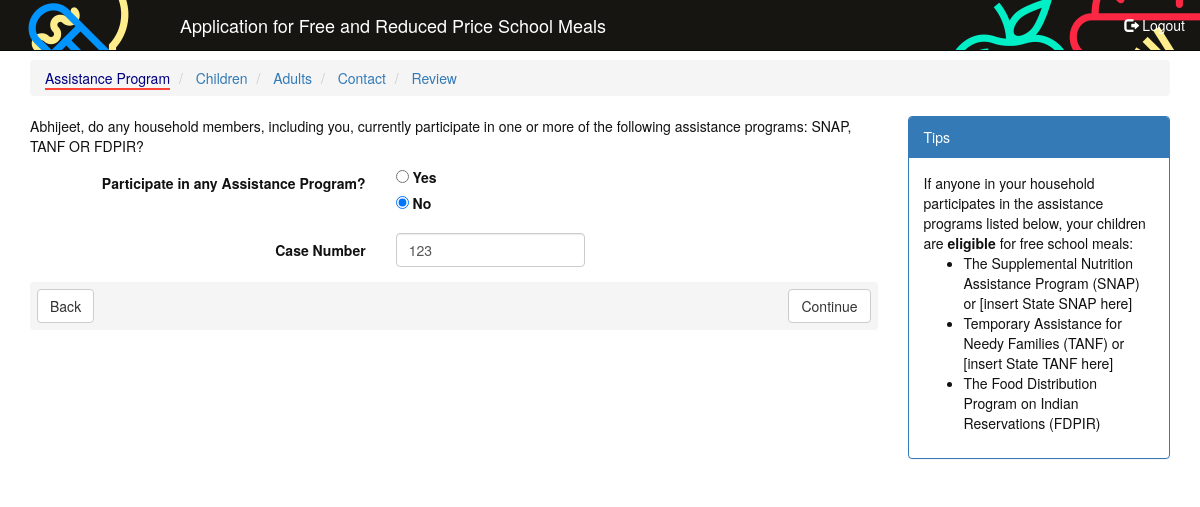
/eat/app/assistance_program/ (signed in), run on an earlier commit of the app's database.
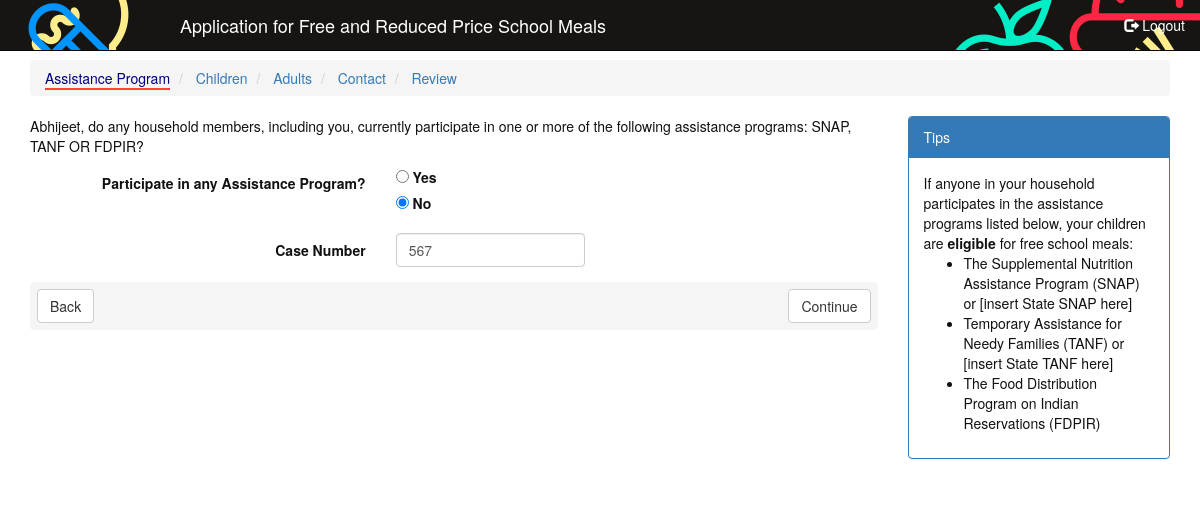
And on a later commit of the database.
### eat/models.py (models this page shows)
class Application(models.Model):
    applications = models.Manager()
    user = models.OneToOneField(User, on_delete=models.CASCADE)
    status = models.IntegerField(choices=APPLICATION_STATUSES, verbose_name='Application Status',
                                 help_text='Application Status', default=0)
    last_page = models.CharField(max_length=50, verbose_name='Last Page', blank=True, null=True)
    enabled = models.BooleanField(verbose_name='Enabled', default=True)
    create_date = models.DateField(verbose_name='Create date')
    modified_date = models.DateField(verbose_name='Last modified date', blank=True, null=True)
    total_household_members = models.IntegerField(verbose_name='Total Household Members',
                                                  help_text='Total household members including children and adults',
                                                  blank=True, null=True)
    assistance_program = models.BooleanField(verbose_name='Participate in Assistance Program', choices=YES_NO,
                                             default=False)
    ssn_four_digit = models.CharField(max_length=4,
                                      verbose_name='Last 4 digits of SSN',
                                      help_text='Last four digits of the Social Security number of an '
                                                'adult household member',
                                      blank=True,
                                      null=True)
    no_ssn = models.BooleanField(verbose_name='Check if No SSN', default=False)
    case_number = models.CharField(max_length=50,
                                   verbose_name='Case Number', blank=True, null=True)
    first_name = models.CharField(max_length=25,
                                  verbose_name='First Name', blank=True, null=True)
    last_name = models.CharField(max_length=25,
                                 verbose_name='Last Name', blank=True, null=True)
    middle_name = models.CharField(max_length=25,
                                   verbose_name='Middle Name',
                                   blank=True,
                                   null=True)
    signature = models.CharField(max_length=75,
                                 verbose_name='Signature', blank=True, null=True)
    todays_date = models.DateField(verbose_name='Todays Date', blank=True, null=True)
    street_address = models.CharField(max_length=255,
                                      verbose_name='Street Address', blank=True, null=True)
    apt = models.CharField(max_length=10,
                           verbose_name='Apartment Number', blank=True, null=True)
    city = models.CharField(max_length=75,
                            verbose_name='City', blank=True, null=True)
    state = models.CharField(max_length=2, choices=STATES,
                             verbose_name='State', blank=True, null=True)
    zip = models.CharField(max_length=10,
                           verbose_name='Zip', blank=True, null=True)
    phone = models.CharField(max_length=15, verbose_name='Phone', blank=True, null=True)
    email = models.EmailField(max_length=255, verbose_name='Email', blank=True, null=True)
    ethnicity = models.CharField(max_length=25, choices=ETHNICITIES,
                                 verbose_name='Ethnicity', blank=True, null=True)
    is_american_indian = models.NullBooleanField(verbose_name='Is American Indian or Alaskan Native')
    is_asian = models.NullBooleanField(verbose_name='Is Asian')
    is_black = models.NullBooleanField(verbose_name='Is Black or African American')
    is_hawaiian = models.NullBooleanField(verbose_name='Is Hawaiian or Other Pacific Islander')
    is_white = models.NullBooleanField(verbose_name='Is White')
    active = models.BooleanField(verbose_name='Active', default=True)

### eat/views.py (the view)
@login_required
def assistance_program(request):
    args = dict()
    app = AppUtil.get_by_user(user=request.user)
    if request.method == 'POST':
        form = AssistanceProgramForm(request.POST, instance=app[0])
        if form.is_valid():
            form.save()
            return redirect('confirm_assistance_program')
    else:
        form = AssistanceProgramForm(instance=app[0])
    args['form'] = form
    args['nav'] = AppUtil.get_nav(nav=nav, url='assistance_program')
    AppUtil.set_last_page(app[0], request.get_full_path())
    return render(request, "eat/user/application/assistance_program.html", args)

### eat/forms.py (shortened to what this page needs)
class AssistanceProgramForm(ModelForm):
    class Meta:
        model = Application
        fields = ['assistance_program', 'case_number']
        widgets = {
            'assistance_program': forms.RadioSelect
        }
        labels = {
            'assistance_program': "Participate in any Assistance Program?"
        }
        help_texts = {
            'case_number': "Provide case number if you participate."
        }

### eat/templatetags/navigation.py (called while the page is built)
@register.inclusion_tag('eat/user/application/nav.html')
def show_nav(nav):
    return {'nav': nav}

### eat/util.py (called while the page is built)
    @classmethod
    def get_by_user(cls, user):
        app = Application.applications.filter(user=user.id)
        return app

    @classmethod
    def set_last_page(cls, app, path):
        app.last_page = path
        app.save()

    @classmethod
    def get_nav(cls, nav, url):
        t = []
        for k, v in nav.items():
            v['current'] = True if v['url'] == url else False
            t.append(v)
        s = sorted(t, key=lambda k:k['position'])
        return s

### eat/templates/eat/user/application/assistance_program.html (shortened to what this page needs)
{% extends "eat/user/application/base.html" %}
{% load staticfiles %}
{% block application_content_main %}
    <p>
        {{ user.first_name }}, do any household members, including you, currently participate in one or more of the following assistance
        programs: SNAP, TANF OR FDPIR?
    </p>
    <div>
        <div class="form-group">
            <label for="{{ form.assistance_program.id_for_label }}"
                   class="col-sm-5 control-label">Participate in any Assistance Program?</label>
            <div class="col-sm-5 radio-options">
                {{ form.assistance_program }}
            </div>
        </div>
        <div class="form-group">
            <label for="{{ form.case_number.id_for_label }}" class="col-sm-5 control-label">Case Number</label>
            <div class="col-sm-3 frm-control">
                {{ form.case_number }}
            </div>
        </div>
    </div>
{% endblock %}
{% block application_bottom_nav %}
    <a class="btn btn-default pull-left" role="button" href="{% url 'application_welcome_back' %}">Back</a>
    <button type="submit" class="btn btn-default pull-right">Continue</button>
{% endblock %}
{% block application_content_right %}
    <div class="panel panel-primary">
        <div class="panel-heading">
            Tips
        </div>
        <div class="panel-body">
            If anyone in your household participates in the assistance programs listed below,
            your children are <strong>eligible</strong> for free school meals:
            <ul>
                <li>The Supplemental Nutrition Assistance Program (SNAP) or [insert State SNAP here]</li>
                <li>Temporary Assistance for Needy Families (TANF) or [insert State TANF here]</li>
                <li>The Food Distribution Program on Indian Reservations (FDPIR)</li>
            </ul>
        </div>
    </div>
{% endblock %}

What changed in the data, as far as the page shows it:
changed Application "☐ Participate in any Assistance ☑ No": case_number "123" → "567"
